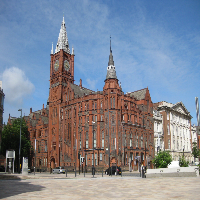
#> input picture test.png, 200 x 200 px
$ python main.py
#> lines starting #> are read from the running program, lines starting #| are printed output that depends on the picture
### convolution.py
import numpy as np
import cv2
from matplotlib import pyplot as plt

def convolution_operation(surroundingPixels, kernel):
    sum = 0

    i = 0
    for pixelRow in surroundingPixels:
        j = 0
        for pixel in pixelRow:
            sum += pixel * kernel[i][j]
            j += 1
        i += 1

    return sum

def get_surrounding_pixels(pixelMatrix, pixelPosition, size):
    w = size//2

    posX = pixelPosition[0]
    posY = pixelPosition[1]

    surrondingPixels = np.zeros((size,size))

    for i in range(size):
        relativeY = posY - w + i

        for j in range(size):
            relativeX = posX - w + j

            if (relativeX >= 0 and relativeX < pixelMatrix.shape[0]) and (relativeY >= 0 and relativeY < pixelMatrix.shape[0]):
                surrondingPixels[i][j] = pixelMatrix[relativeY][relativeX]

    return surrondingPixels


def filter_2D(image, kernel, visualise):

    overallResult = np.array(image.shape)

    # Check for rgb or grey
    try:
        (redChannel, greenChannel, blueChannel ) = cv2.split(image)

        redResult = filter_2D_grey(redChannel, kernel)
        greenResult = filter_2D_grey(greenChannel, kernel)
        blueResult = filter_2D_grey(blueChannel, kernel)

        overallResult = cv2.merge((redResult, greenResult, blueResult))

    except:
        overallResult = filter_2D_grey(image, kernel)


    if visualise:
        visualise_change(image, overallResult)


    return overallResult

def filter_2D_grey(image, kernel):
    result = image.copy()

    for y in range(0, image.shape[0]):
        for x in range(0, image.shape[0]):
            surrondingPixels = get_surrounding_pixels(image, (x, y), kernel.shape[0])
            pixelSum = convolution_operation(surrondingPixels, kernel)

            # Clamp value between 0 & 255
            if(pixelSum < 0):
                pixelSum = 0
            if(pixelSum > 255):
                pixelSum = 255

            result[y][x] = pixelSum

    result = result.astype(np.uint8)
    return result


# [12 lines left out: function visualise_change, not called in this run]

### main.py

import cv2
from matplotlib import pyplot as plt
import convolution as conv
import kernels

#### START #####
original = cv2.imread('test.png')
#> original is the input picture: shape (200, 200, 3); mean B, G, R 148, 134.7, 127.5
imageRGB = cv2.cvtColor(original, cv2.COLOR_BGR2RGB)
imageGrey = cv2.cvtColor(original, cv2.COLOR_RGB2GRAY)
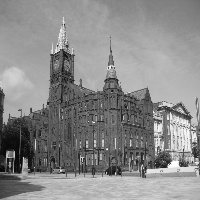
#> imageGrey: shape (200, 200); min 6, max 255, mean 137.8

kernel = cv2.flip(kernels.H_SOBEL_5X5, -1)
kernelStr = 'Horizontal Sobel 5x5'

# theirFilter = image.copy()
theirFilterRGB = cv2.filter2D(imageRGB.copy(), -1,  kernel)
myFilterRGB = conv.filter_2D(imageRGB.copy(), kernel, False)
#> in filter_2D, `(redChannel, greenChannel, blueChannel ) = cv2.split(image)`:
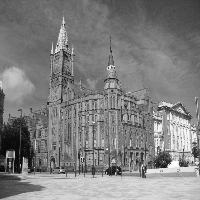
#> redChannel: shape (200, 200); min 5, max 255, mean 127.5
#> in filter_2D, `(redChannel, greenChannel, blueChannel ) = cv2.split(image)`:
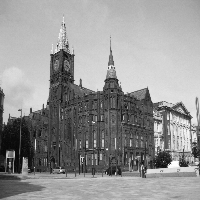
#> blueChannel: shape (200, 200); min 6, max 255, mean 148
#> after the loop in filter_2D_grey, `for y in range(0, image.shape[0]):`:
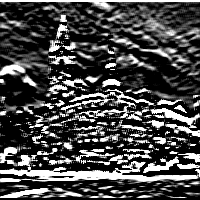
#> result: shape (200, 200); min 0, max 255, mean 73.1
#> after the loop in filter_2D_grey (call 3), `for y in range(0, image.shape[0]):`:
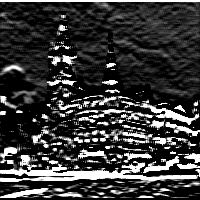
#> result: shape (200, 200); min 0, max 255, mean 57.9
#> in filter_2D, `overallResult = cv2.merge((redResult, greenResult, blueResult))`:
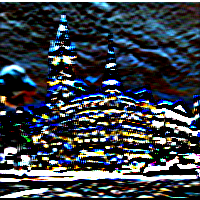
#> overallResult: shape (200, 200, 3); mean B, G, R 73.1, 65, 57.9

theirFilterGrey = cv2.filter2D(imageGrey.copy(), -1,  kernel)
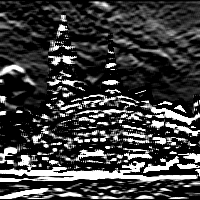
#> theirFilterGrey: shape (200, 200); min 0, max 255, mean 61.1
myFilterGrey = conv.filter_2D(imageGrey.copy(), kernel, False)


plotHeight = 3
plotWidth = 2

# RGB Plots
plt.subplot(plotHeight, plotWidth, 1),plt.imshow(imageRGB, cmap='gray')
plt.title('RBG - Original'), plt.xticks([]), plt.yticks([])

plt.subplot(plotHeight, plotWidth,3),plt.imshow(theirFilterRGB, cmap='gray')
plt.title('cv2.filter2D() - ' + kernelStr), plt.xticks([]), plt.yticks([])

plt.subplot(plotHeight, plotWidth,5),plt.imshow(myFilterRGB, cmap='gray')
plt.title('Mine - ' + kernelStr), plt.xticks([]), plt.yticks([])

# Greyscale plots
plt.subplot(plotHeight, plotWidth, 2),plt.imshow(imageGrey, cmap='gray')
plt.title('Greyscale - Original'), plt.xticks([]), plt.yticks([])

plt.subplot(plotHeight, plotWidth,4),plt.imshow(theirFilterGrey, cmap='gray')
plt.title('cv2.filter2D() - ' + kernelStr), plt.xticks([]), plt.yticks([])

plt.subplot(plotHeight, plotWidth,6),plt.imshow(myFilterGrey, cmap='gray')
plt.title('Mine - ' + kernelStr), plt.xticks([]), plt.yticks([])


plt.show()
#> figure, not shown here; B, G, R data is drawn as R, G, B
